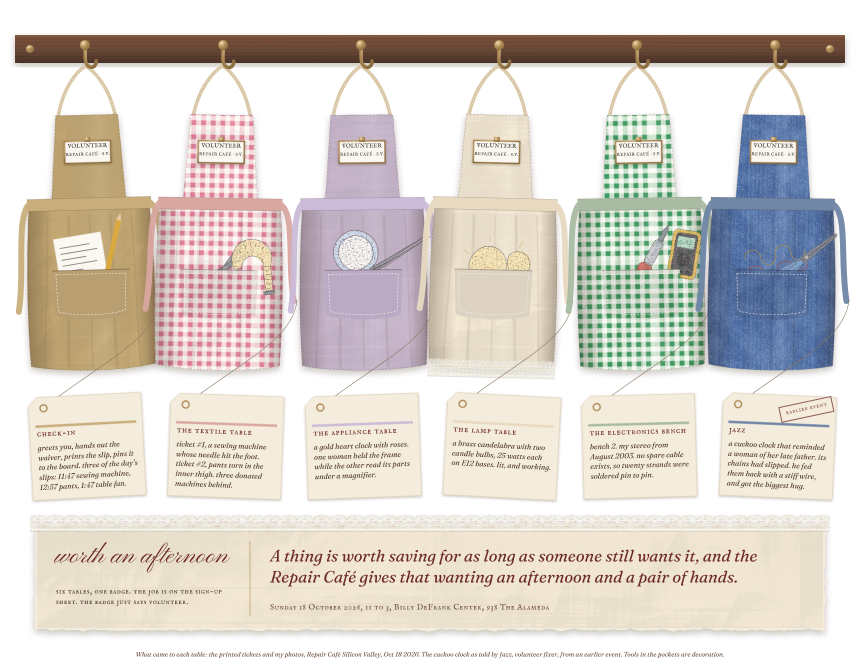
#> input picture plates/out/aprons.png, 1720 x 1340 px, given in place of aprons.png.png, which was not available (shown at 1/2 size)
$ python view.py out/aprons.png
#> lines starting #> are read from the running program, lines starting #| are printed output that depends on the picture; pictures that were not available may be replaced by others from this repository, and a replacement may not be noted
import sys
from PIL import Image
for n in sys.argv[1:]:
    im=Image.open(f'out/{n}.png'); bg=Image.new('RGB',im.size,'#efe6d6'); bg.paste(im,(0,0),im); bg.save(f'out/_v_{n}.jpg',quality=88); print(n, im.size)
#> further down, im is the input picture: PIL image 1720x1340 RGBA; mean R, G, B, A 126.4, 119.1, 111.8, 158.2
#> after `bg = Image.new('RGB', im.size, '#efe6d6')`:
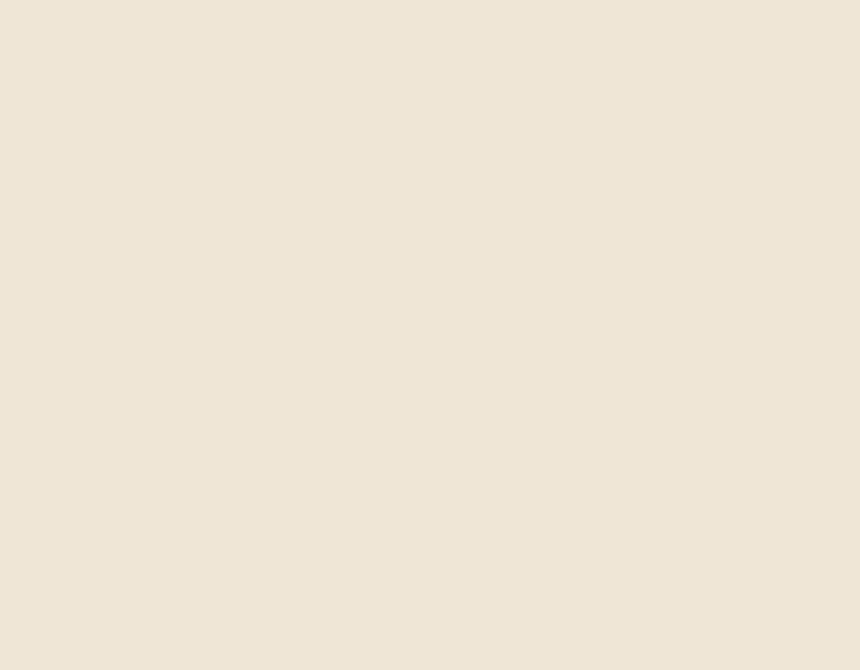
#> bg: PIL image 1720x1340 RGB (shown at 1/2 size); mean R, G, B 239, 230, 214
#> after `bg.paste(im, (0, 0), im)`:
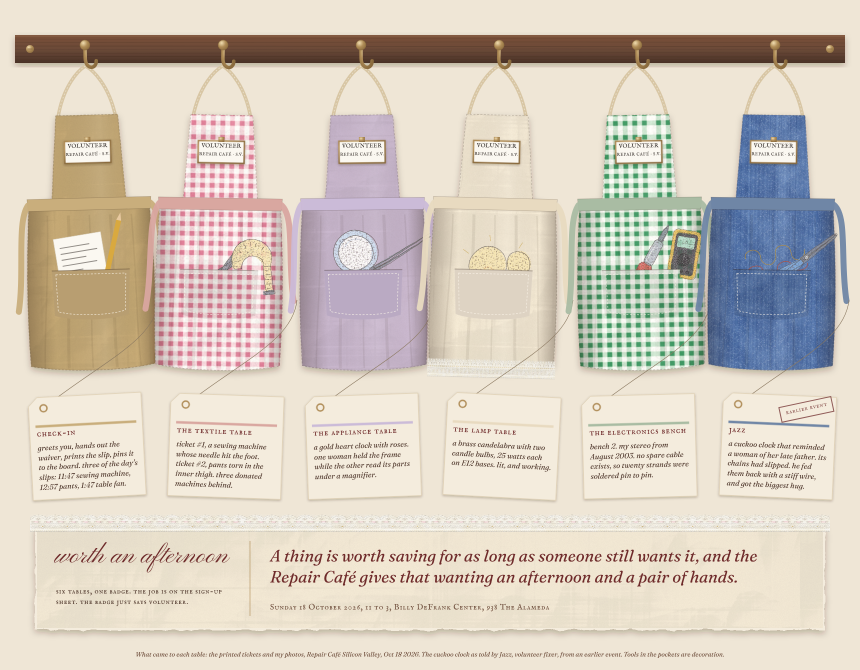
#> bg: PIL image 1720x1340 RGB (shown at 1/2 size); mean R, G, B 213.9, 204.2, 191.3

$ run again, on plates/out/caddies.png
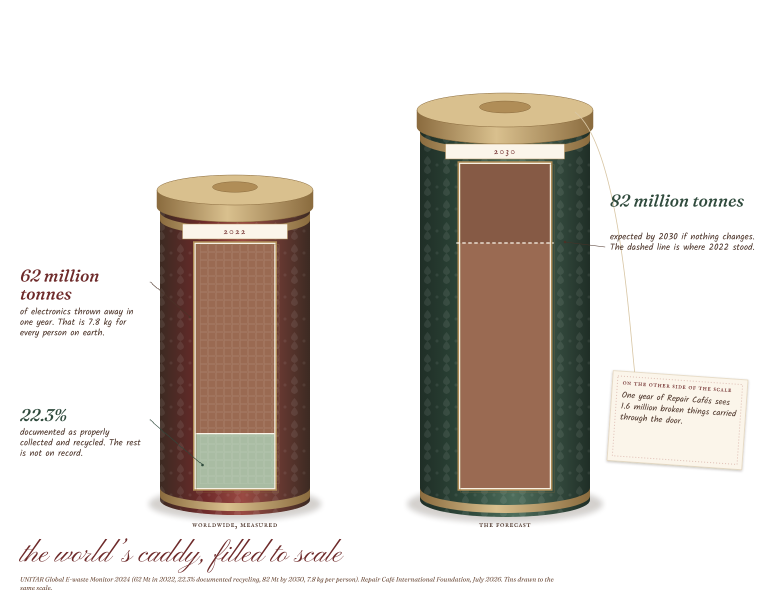
#> input picture plates/out/caddies.png, 1560 x 1180 px, given in place of caddies.png.png, which was not available (shown at 1/2 size)
#> im is the input picture: PIL image 1560x1180 RGBA; mean R, G, B, A 42.1, 35.2, 28.9, 77
#> `bg.paste(im, (0, 0), im)`:
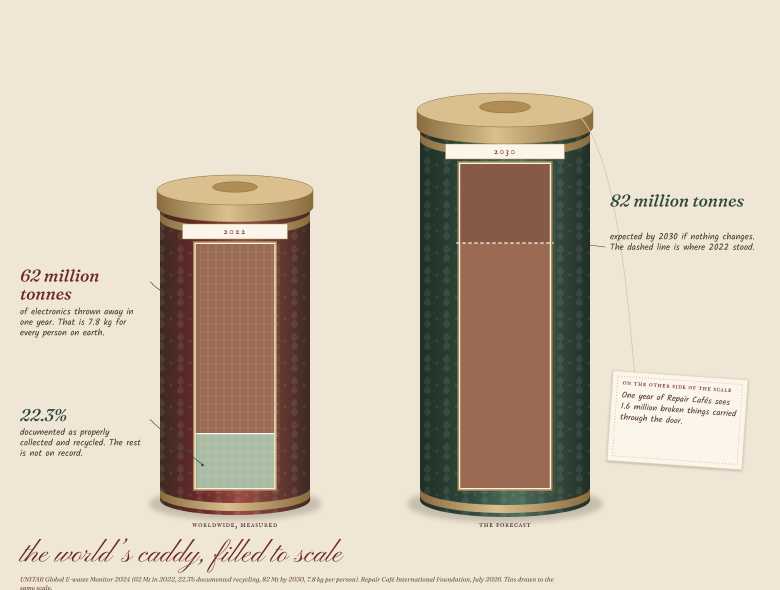
#> bg: PIL image 1560x1180 RGB (shown at 1/2 size); mean R, G, B 207.8, 195, 177.8

$ run again, on plates/out/cake.png
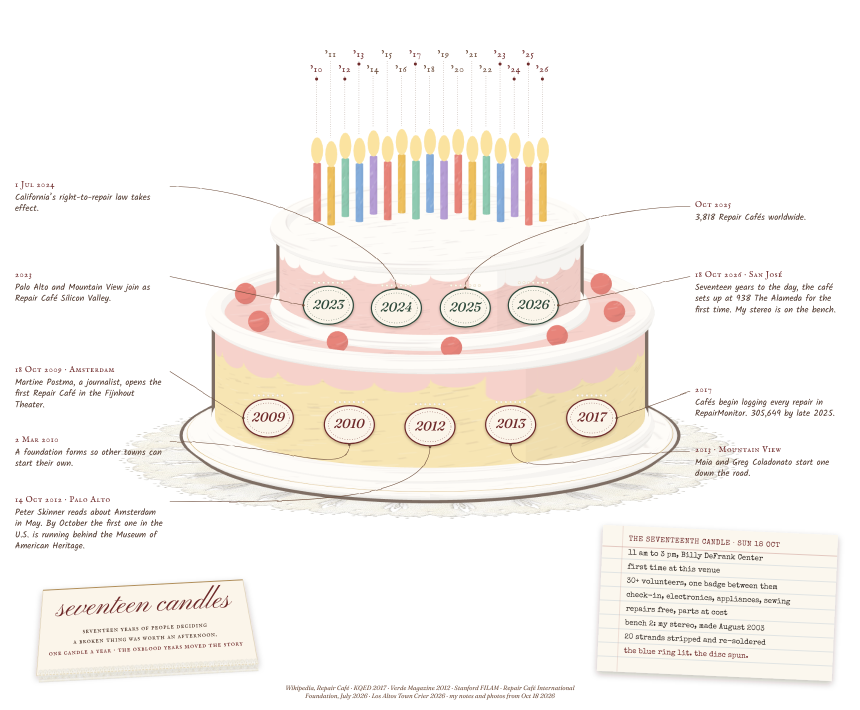
#> input picture plates/out/cake.png, 1720 x 1420 px, given in place of cake.png.png, which was not available (shown at 1/2 size)
#> im is the input picture: PIL image 1720x1420 RGBA; mean R, G, B, A 80.2, 75.6, 70.8, 84.5
#> `bg.paste(im, (0, 0), im)`:
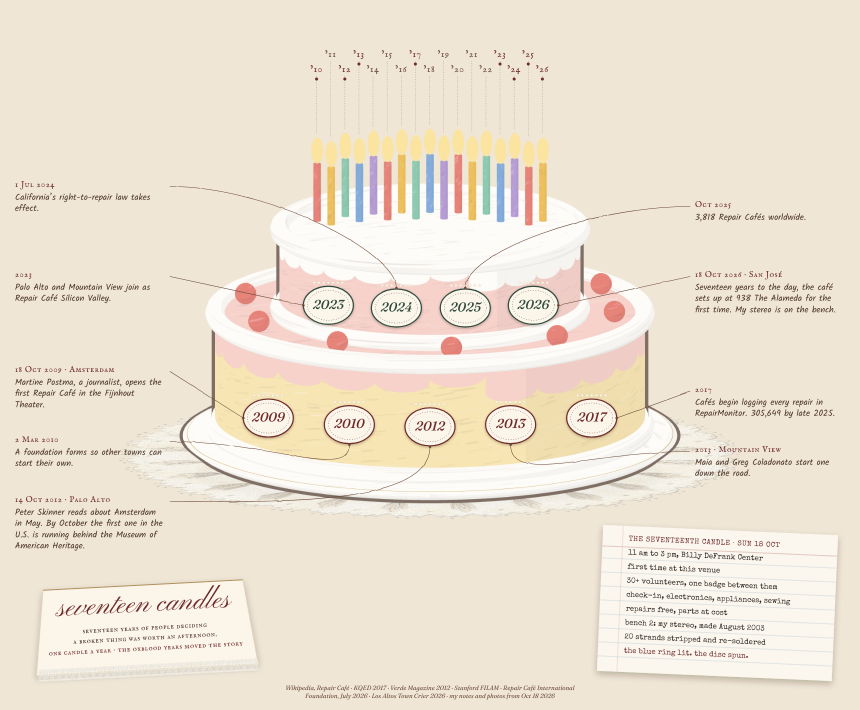
#> bg: PIL image 1720x1420 RGB (shown at 1/2 size); mean R, G, B 237.2, 227, 211.9

$ run again, on plates/out/cuckoo.png
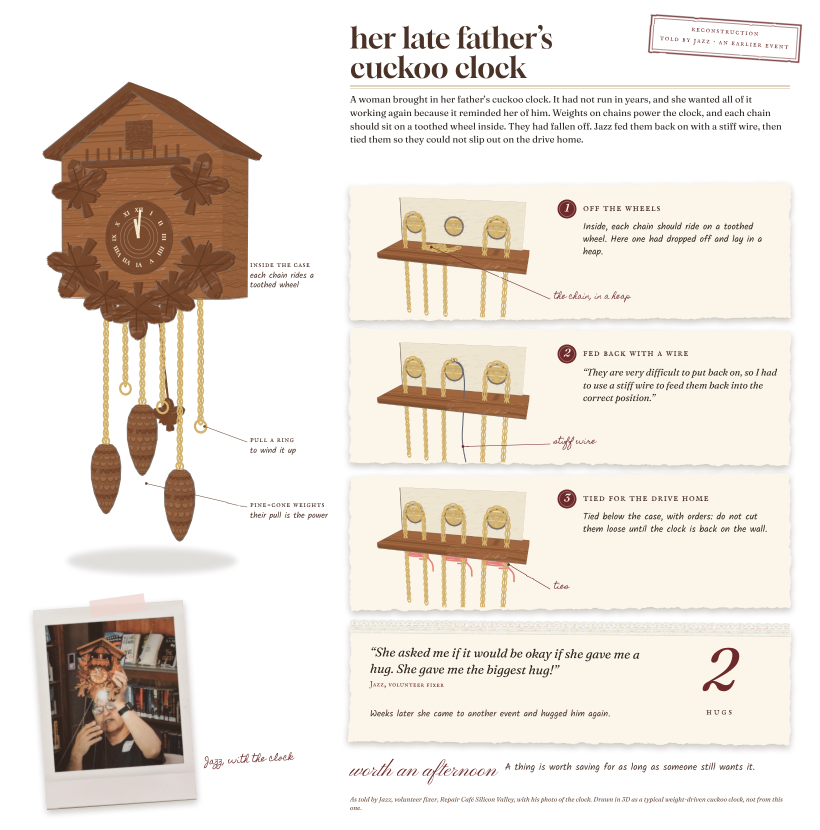
#> input picture plates/out/cuckoo.png, 1640 x 1660 px, given in place of cuckoo.png.png, which was not available (shown at 1/2 size)
#> im is the input picture: PIL image 1640x1660 RGBA; mean R, G, B, A 101.2, 92.6, 84.3, 119.6
#> `bg.paste(im, (0, 0), im)`:
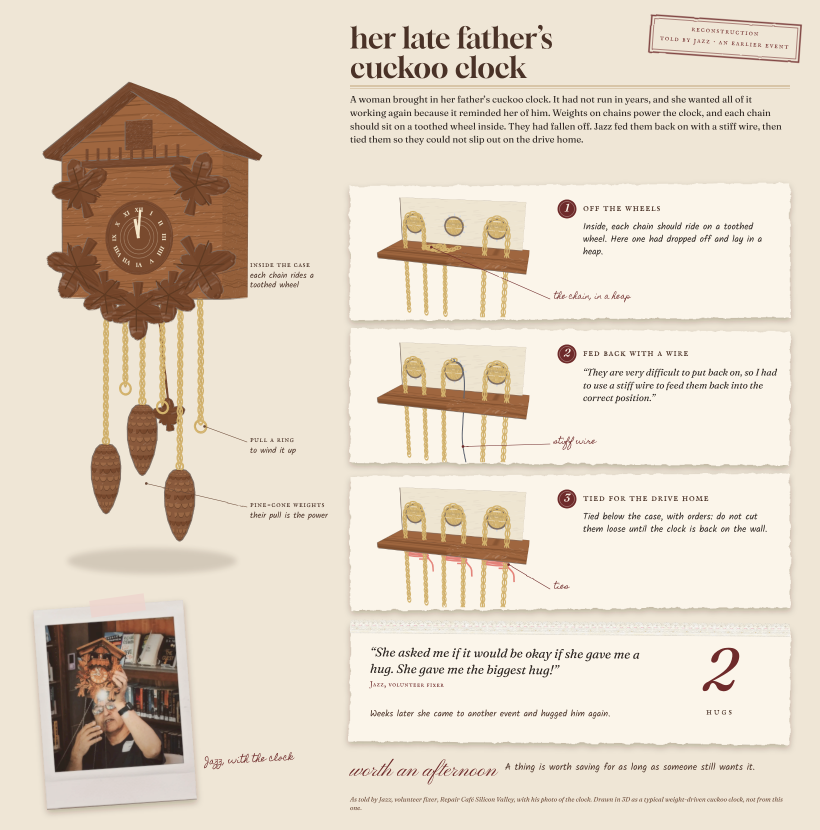
#> bg: PIL image 1640x1660 RGB (shown at 1/2 size); mean R, G, B 225.5, 213, 196.9
